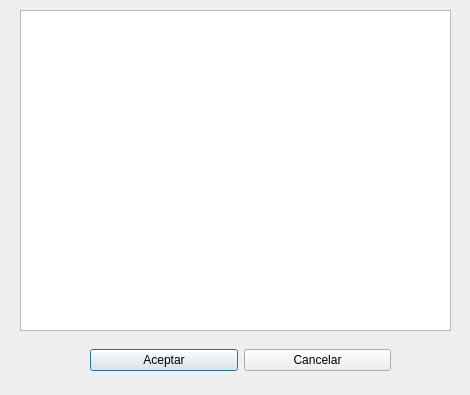
<?xml version="1.0" encoding="UTF-8"?>
<ui version="4.0">
 <class>channel_selection_dialog</class>
 <widget class="QDialog" name="channel_selection_dialog">
  <property name="geometry">
   <rect>
    <x>0</x>
    <y>0</y>
    <width>470</width>
    <height>395</height>
   </rect>
  </property>
  <property name="windowTitle">
   <string>Dialog</string>
  </property>
  <widget class="QWidget" name="horizontalLayoutWidget">
   <property name="geometry">
    <rect>
     <x>90</x>
     <y>340</y>
     <width>301</width>
     <height>41</height>
    </rect>
   </property>
   <layout class="QHBoxLayout" name="horizontalLayout">
    <item>
     <widget class="QPushButton" name="channel_selection_accept_button">
      <property name="text">
       <string>Aceptar</string>
      </property>
     </widget>
    </item>
    <item>
     <widget class="QPushButton" name="channel_selection_cancel_button">
      <property name="text">
       <string>Cancelar</string>
      </property>
     </widget>
    </item>
   </layout>
  </widget>
  <widget class="QListWidget" name="channel_list_view">
   <property name="geometry">
    <rect>
     <x>20</x>
     <y>10</y>
     <width>431</width>
     <height>321</height>
    </rect>
   </property>
   <property name="sizePolicy">
    <sizepolicy hsizetype="Expanding" vsizetype="Expanding">
     <horstretch>0</horstretch>
     <verstretch>0</verstretch>
    </sizepolicy>
   </property>
   <property name="selectionMode">
    <enum>QAbstractItemView::ExtendedSelection</enum>
   </property>
  </widget>
 </widget>
 <resources/>
 <connections/>
</ui>
